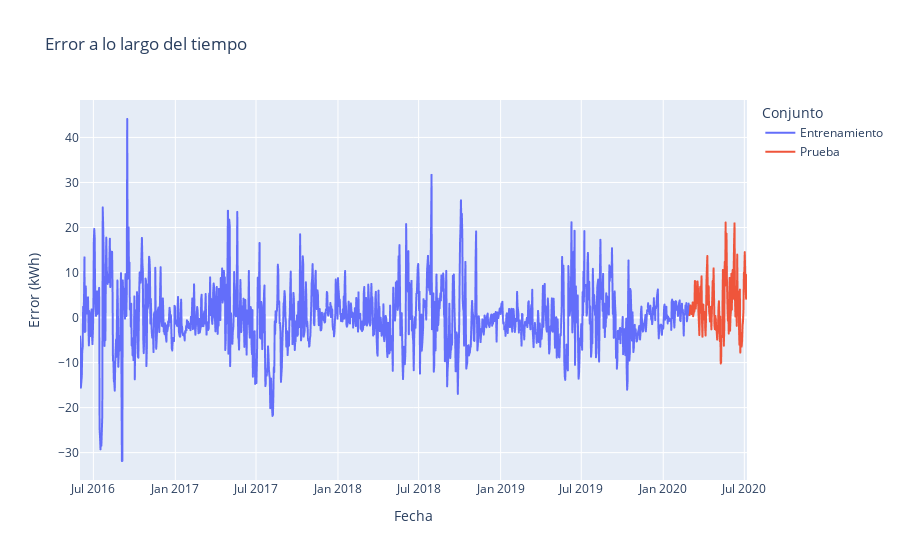

Notebook cell for this chart:
### Markdown cell above
5. Grafique el error en todo el intervalo de tiempo. Analice sus resultados y responda: ¿Hay un comportamiento estacional en la serie?

### Code cell
# Crear un dataframe para el conjunto de entrenamiento
df_train = pd.DataFrame({'ds': train_data['ds'], 'error': y_true_train - y_pred_train, 'Conjunto': 'Entrenamiento'})

# Crear un dataframe para el conjunto de prueba
df_test = pd.DataFrame({'ds': test_data['ds'], 'error': y_true_test - y_pred_test, 'Conjunto': 'Prueba'})

# Concatenar ambos dataframes
df_error = pd.concat([df_train, df_test])

# Graficar
fig = px.line(df_error, x='ds', y='error', color='Conjunto', 
              title='Error a lo largo del tiempo',
              labels={'ds': 'Fecha', 'error': 'Error (kWh)'})
fig.show()

### Figure 1 — Plotly figure (JSON) as saved in the notebook; plotly's stock layout.template omitted (floating-point values rounded to 4 significant figures; data arrays with more than 128 entries replaced by an {"elided": "..."} marker saying what was removed)
{"data": [{"hovertemplate": "Conjunto=Entrenamiento<br>Fecha=%{x}<br>Error (kWh)=%{y}<extra></extra>", "legendgroup": "Entrenamiento", "line": {"color": "#636efa", "dash": "solid"}, "marker": {"symbol": "circle"}, "mode": "lines", "name": "Entrenamiento", "showlegend": true, "type": "scattergl", "x": {"elided": "1368 str values"}, "xaxis": "x", "y": {"elided": "1368 float values"}, "yaxis": "y"}, {"hovertemplate": "Conjunto=Prueba<br>Fecha=%{x}<br>Error (kWh)=%{y}<extra></extra>", "legendgroup": "Prueba", "line": {"color": "#EF553B", "dash": "solid"}, "marker": {"symbol": "circle"}, "mode": "lines", "name": "Prueba", "showlegend": true, "type": "scattergl", "x": {"elided": "130 str values"}, "xaxis": "x", "y": {"elided": "130 float values"}, "yaxis": "y"}], "layout": {"legend": {"title": {"text": "Conjunto"}, "tracegroupgap": 0}, "title": {"text": "Error a lo largo del tiempo"}, "xaxis": {"anchor": "y", "domain": [0, 1], "title": {"text": "Fecha"}}, "yaxis": {"anchor": "x", "domain": [0, 1], "title": {"text": "Error (kWh)"}}}}
